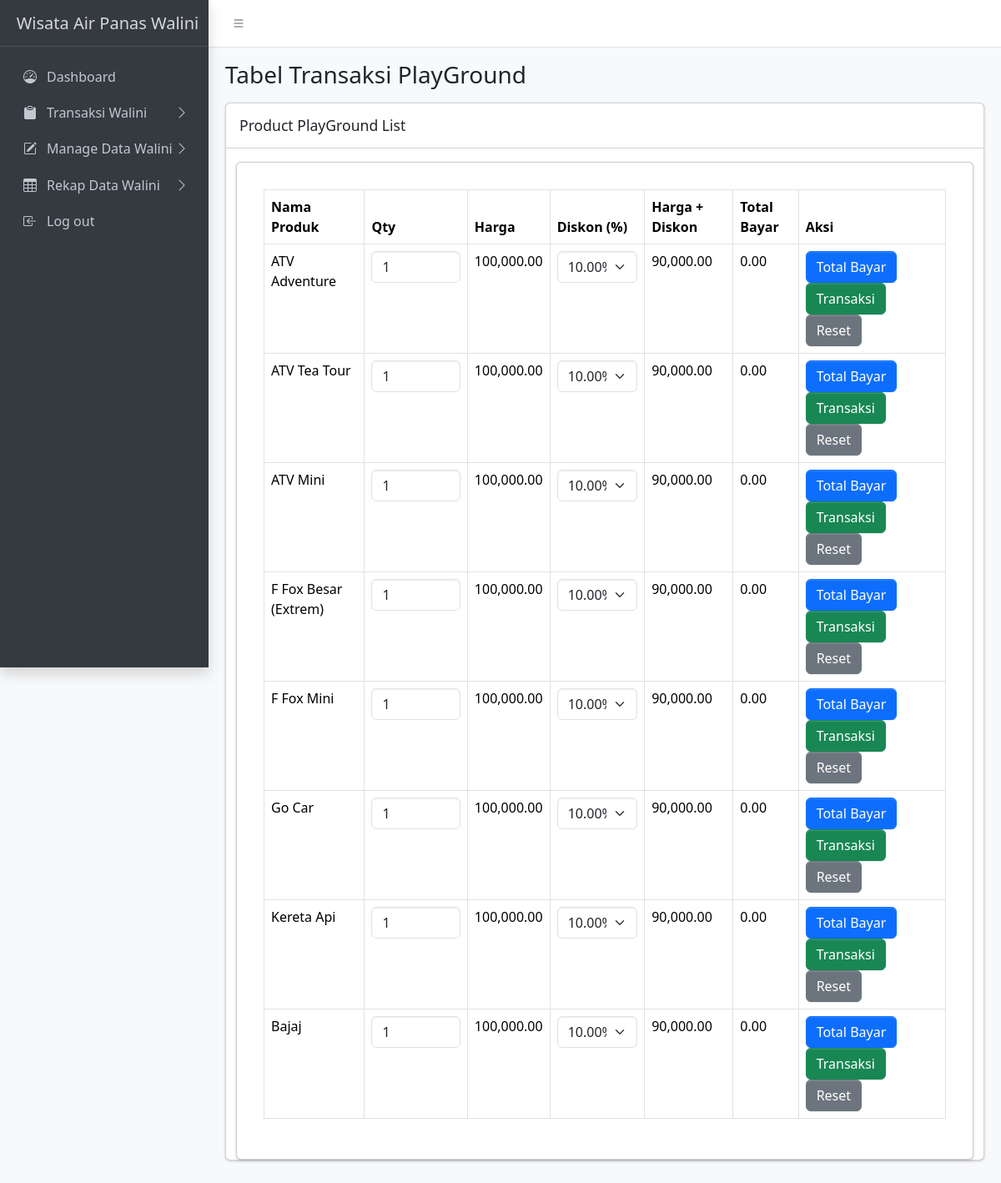
The app's page /admin/transaksi/playground/playground.php (signed in) with its own data.
### tables this page shows
CREATE TABLE `discounts` (
  `id_discount` int(11) NOT NULL,
  `id_product` int(11) NOT NULL,
  `discount_value` decimal(10,2) NOT NULL,
  `created_at` datetime DEFAULT current_timestamp(),
  `updated_at` timestamp NOT NULL DEFAULT current_timestamp() ON UPDATE current_timestamp(),
  `id_user` int(11) NOT NULL
);

CREATE TABLE `products` (
  `id_product` int(11) NOT NULL,
  `nama_product` varchar(100) NOT NULL,
  `kategori_product` enum('Kolam Renang','Kendaraan','PlayGround','Penginapan','Kelengkapan') NOT NULL,
  `sub_kategori_product` enum('Penginapan Bungalow','Penginapan Kerucut','Penginapan Lumbung','Penginapan Panggung') DEFAULT NULL,
  `harga_weekday` decimal(10,2) NOT NULL,
  `harga_weekend` decimal(10,2) NOT NULL,
  `created_at` datetime NOT NULL DEFAULT current_timestamp(),
  `updated_by` int(11) DEFAULT NULL,
  `img` varchar(255) NOT NULL,
  `updated_at` timestamp NOT NULL DEFAULT current_timestamp() ON UPDATE current_timestamp(),
  `status_penginapan` enum('terisi','kosong') DEFAULT 'kosong'
);

### admin/transaksi/playground/playground.php (the view, shortened to what this page needs)
<?php
require '../../../includes/db_connect.php';
?>
<!DOCTYPE html>
<html lang="en">
<head>
    <link rel="stylesheet" href="https://cdn.jsdelivr.net/npm/@fontsource/source-sans-3@5.0.12/index.css">
    <link rel="stylesheet" href="https://cdn.jsdelivr.net/npm/overlayscrollbars@2.3.0/styles/overlayscrollbars.min.css">
    <link rel="stylesheet" href="https://cdn.jsdelivr.net/npm/bootstrap-icons@1.11.0/font/bootstrap-icons.min.css">
    <link rel="stylesheet" href="../../../assets/css/adminlte.css">
    <link rel="stylesheet" href="https://cdn.jsdelivr.net/npm/apexcharts@3.37.1/dist/apexcharts.css">
    <link rel="stylesheet" href="https://cdn.jsdelivr.net/npm/jsvectormap@1.5.3/dist/css/jsvectormap.min.css">
</head>
<body class="layout-fixed sidebar-expand-lg bg-body-tertiary">
    <div class="app-wrapper">
        <nav class="app-header navbar navbar-expand bg-body">
            <div class="container-fluid">
                <ul class="navbar-nav">
                    <li class="nav-item"> <a class="nav-link" data-lte-toggle="sidebar" href="#" role="button"> <i class="bi bi-list"></i> </a> </li>
                </ul>
            </div>
        </nav>
        <aside class="app-sidebar bg-body-secondary shadow" data-bs-theme="dark">
            <div class="sidebar-brand"> <a href="../../index.php" class="brand-link"> <span class="brand-text fw-light">Wisata Air Panas Walini</span> </a> </div>
            <div class="sidebar-wrapper">
                <nav class="mt-2">
                    <ul class="nav sidebar-menu flex-column" data-lte-toggle="treeview" role="menu" data-accordion="false">
                        <li class="nav-item">
                            <a href="../../index.php" class="nav-link" role="menuitem">
                                <i class="nav-icon bi bi-speedometer"></i>
                                <p>Dashboard</p>
                            </a>
                        </li>
                        <li class="nav-item">
                            <a href="#" class="nav-link" role="menuitem">
                                <i class="nav-icon bi bi-clipboard-fill"></i>
                                <p>Transaksi Walini
                                </p>
                            </a>
                        <li class="nav-item">
                            <a href="#" class="nav-link" role="menuitem">
                                <i class="nav-icon bi bi-pencil-square"></i>
                                <p>Manage Data Walini
                                </p>
                            </a>
                        </li>
                        <li class="nav-item">
                            <a href="#" class="nav-link" role="menuitem">
                                <i class="nav-icon bi bi-table"></i>
                                <p>Rekap Data Walini
                                </p>
                            </a>
                        </li>
                        <li class="nav-item">
                            <a href="#logout" onclick="logout()" class="nav-link" role="menuitem">
                                <i class="nav-icon bi bi-box-arrow-in-left"></i>
                                <p>Log out</p>
                            </a>
                        </li>
                    </ul>
                </nav>
            </div>
        </aside>
        <main class="app-main">
            <div class="app-content-header">
                <div class="container-fluid">
                    <div class="row">
                        <div class="col-sm-6">
                            <h3 class="mb-0">Tabel Transaksi PlayGround</h3>
                        </div>
                    </div>
                </div>
            </div>
            <div class="app-content">
                <div class="container-fluid">
                    <div class="row">
                        <div class="col-md-12">
                            <div class="card mb-4">
                                <div class="card-header">
                                    <h3 class="card-title">Product PlayGround List</h3>
                                </div>
                                <div class="container-fluid">
                                    <div class="card mt-3 p-3">
                                        <div class="card-body">
                                            <div class="table-responsive">
                                                <table class="table table-bordered table-hover">
                                                    <thead>
                                                        <tr>
                                                            <th>Nama Produk</th>
                                                            <th>Qty</th>
                                                            <th>Harga</th>
                                                            <th>Diskon (%)</th>
                                                            <th>Harga + Diskon</th>
                                                            <th>Total Bayar</th>
                                                            <th>Aksi</th>
                                                        </tr>
                                                    </thead>
                                                    <tbody>
                                                    <?php
                                                        $sql = "SELECT p.*, d.discount_value
                                                                FROM products p
                                                                LEFT JOIN discounts d ON p.id_product = d.id_product
                                                                WHERE p.kategori_product = 'PlayGround'";
                                                        $result = $conn->query($sql);
                                                        if ($result->num_rows > 0) {
                                                            while ($row = $result->fetch_assoc()) {
                                                                $hari = date('l');
                                                                $harga = ($hari == 'Saturday' || $hari == 'Sunday') ? $row['harga_weekend'] : $row['harga_weekday'];
                                                                $diskon = isset($row['discount_value']) ? $row['discount_value'] : 0;
                                                                $harga_diskon = $diskon > 0 ? $harga - ($harga * ($diskon / 100)) : $harga;
                                                                ?>
                                                            <tr
                                                            data-id-product="<?= $row['id_product']; ?>"
                                                            data-id-discount="<?= isset($row['discount_value']) ? $row['discount_value'] : 0; ?>"
                                                            data-nama-product="<?= htmlspecialchars($row['nama_product']); ?>"
                                                            data-username="<?= $_SESSION['username']; ?>"
                                                            >
                                                                    <td><?= htmlspecialchars($row['nama_product']); ?></td>
                                                                    <td>
                                                                        <input type="number" class="form-control qty-input" value="1" data-harga="<?= $harga; ?>" data-diskon="<?= $diskon; ?>" />
                                                                    </td>
                                                                    <td><?= number_format($harga, 2); ?></td>
                                                                    <td>
                                                                        <select class="form-select diskon-select">
                                                                            <option value="<?= $diskon; ?>" <?= ($diskon > 0) ? 'selected' : ''; ?>><?= $diskon; ?>%</option>
                                                                        </select>
                                                                    </td>
                                                                    <td class="harga-diskon"><?= number_format($harga_diskon, 2); ?></td>
                                                                    <td class="total-bayar">0.00</td>
                                                                    <td>
                                                                        <button class="btn btn-primary btn-total-bayar" onclick="calculateRowTotal(this)">Total Bayar</button>
                                                                        <button class="btn btn-success btn-transaksi" onclick="prosesTransaksi(this)">Transaksi</button>
                                                                        <button class="btn btn-secondary btn-reset" onclick="resetRow(this)">Reset</button>
                                                                    </td>
                                                                </tr>
                                                                <?php
                                                            }
                                                        } else {
                                                            echo '<tr><td colspan="7" class="text-center">Tidak ada data produk.</td></tr>';
                                                        }
                                                    ?>
                                                    </tbody>
                                                </table>
                                            </div>
                                        </div>
                                    </div>
                                </div>
                            </div>
                        </div>
                    </div>
                </div>
            </div>
        </main>
    </div>
</body>
</html>

### records on screen
discounts: id_product.nama_product "ATV Adventure", id_product.harga_weekday "100,000.00", discount_value "10.00%", discount_value.harga_weekday "90,000.00"
discounts: id_product.nama_product "ATV Tea Tour", id_product.harga_weekday "100,000.00", discount_value "10.00%", discount_value.harga_weekday "90,000.00"
discounts: id_product.nama_product "ATV Mini", id_product.harga_weekday "100,000.00", discount_value "10.00%", discount_value.harga_weekday "90,000.00"
discounts: id_product.nama_product "F Fox Besar (Extrem)", id_product.harga_weekday "100,000.00", discount_value "10.00%", discount_value.harga_weekday "90,000.00"
discounts: id_product.nama_product "F Fox Mini", id_product.harga_weekday "100,000.00", discount_value "10.00%", discount_value.harga_weekday "90,000.00"
discounts: id_product.nama_product "Go Car", id_product.harga_weekday "100,000.00", discount_value "10.00%", discount_value.harga_weekday "90,000.00"
discounts: id_product.nama_product "Kereta Api", id_product.harga_weekday "100,000.00", discount_value "10.00%", discount_value.harga_weekday "90,000.00"
discounts: id_product.nama_product "Bajaj", id_product.harga_weekday "100,000.00", discount_value "10.00%", discount_value.harga_weekday "90,000.00"
